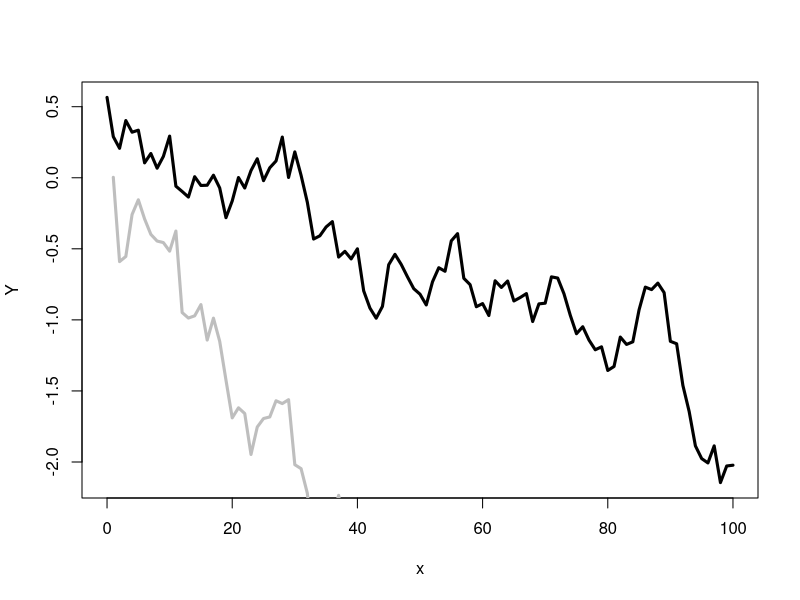
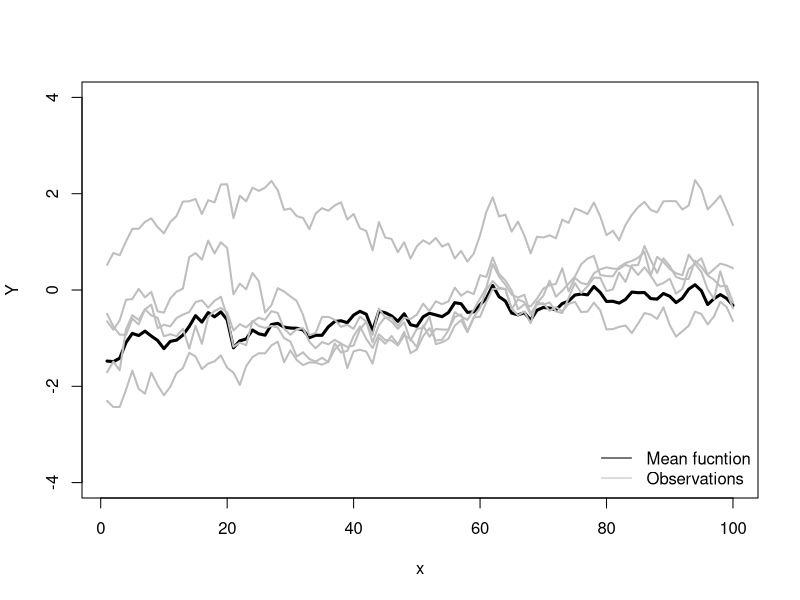
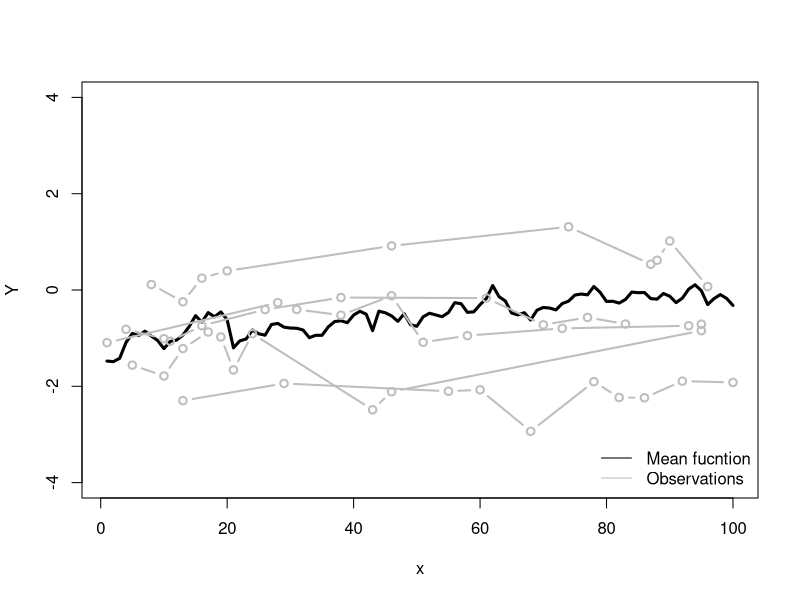

These figures' R source, in order:
rm(list = ls())
library(MASS)
library(kernlab)
library(mvtnorm)
#library(Matrix)

#Kernel------------------------

ker <- function (x, l, sigf) {
  rbf <- rbfdot(sigma = l)
  sigf * kernelMatrix(rbf, x)
} 

#Laplace 

ker <- function (x, l, sigf) {
  rbf <- laplacedot(sigma = l)
  sigf * kernelMatrix(rbf, x)
} 



# Generate mean function from GP
l1 <- 0.01
l2 <- 0.01

x <- 0:100
mu <- rep(0,101)
sigma.mu <- ker(x=x,l=l1, sigf=1)
mut <- mvrnorm(1,mu,sigma.mu)

# Generate random effect
sigma.gt <- ker(x=x,l=l2, sigf=1)
gt <- mvrnorm(1,mu,sigma.gt)

# Generate observed curve

y <- mut + gt #without measurement error
#y <- mut + gt + rnorm(101, 0 , .5) #with measurement error

plot(x, mut, lwd = 3, col = 1, type = 'l', ylab = 'Y')
lines(y, col='grey', lwd=3)

#---Plot non sparse

l1 <- 0.01
l2 <- 0.01

x <- 1:100
mu <- rep(0,100)
sigma.mu <- ker(x=x,l=l1, sigf=1)
sigma.gt <- ker(x=x,l=l2, sigf=1)
mut <- mvrnorm(1,mu,sigma.mu)

plot(x, mut, lwd = 3, col = 1, type = 'l', ylab = 'Y', ylim = c(-4,4))

for(i in 1:5) {
  gt <- mvrnorm(1,mu,sigma.gt)
  #y <- mut + gt 
  y <- mut + gt + rnorm(100, 0 , .08)
  lines(y, col= 'grey', lwd = 2)
}

legend('bottomright', c('Mean fucntion', 'Observations'),lty = 1, col = c(1, 'grey'), bty = 'n')


#---Plot sparse


plot(x, mut, lwd = 3, col = 1, type = 'l', ylab = 'Y', ylim = c(-4,4))

for(i in 1:5) {
  sel <- sort(sample(1:100, 10))
  gt <- mvrnorm(1,mu,sigma.gt)
  #y <- mut + gt 
  y <- mut + gt + rnorm(100, 0 , .08)
  lines(sel, y[sel], col= 'grey', lwd = 2, type = 'b')
}

legend('bottomright', c('Mean fucntion', 'Observations'),lty = 1, col = c(1, 'grey'), bty = 'n')
